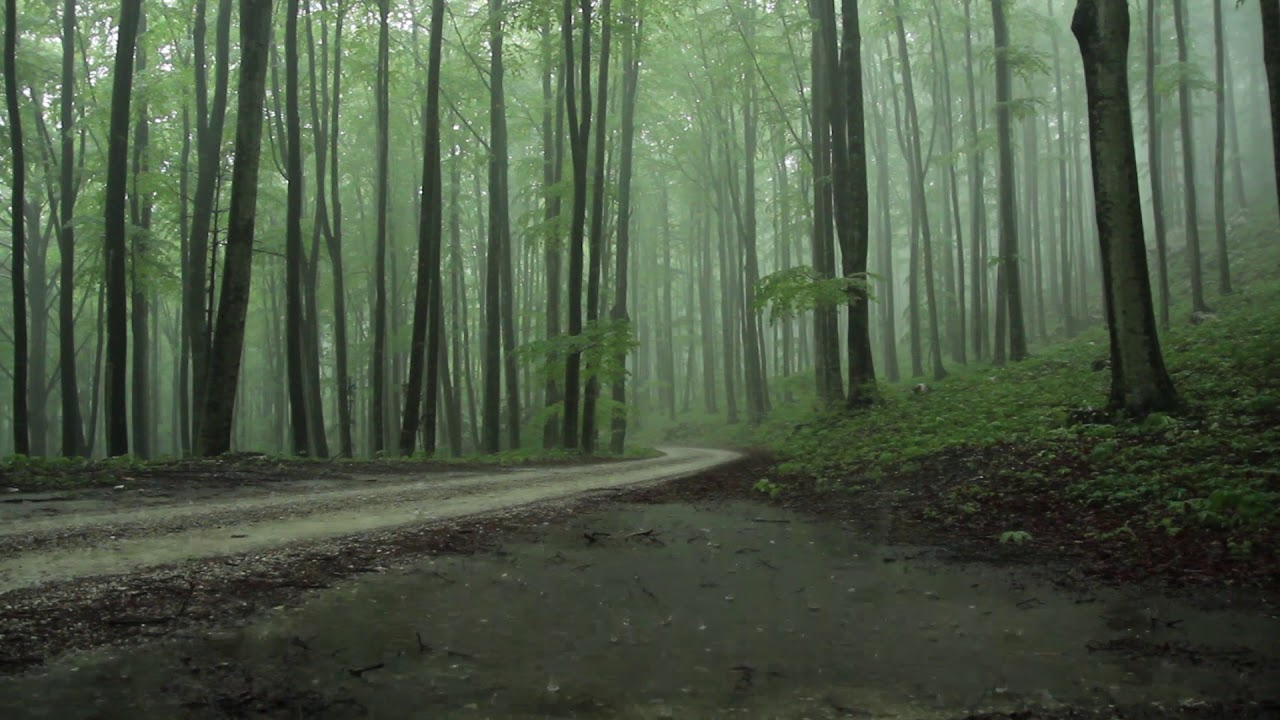
#> input picture data/1.jpg, 1280 x 720 px; its folder holds only this picture in this run
$ python main.py   (older library calls are emulated)
#> lines starting #> are read from the running program, lines starting #| are printed output that depends on the picture; long printed decimals are rounded
### dehaze.py
import cv2
import os
import sys
from PIL import Image
import numpy as np
import picture
import math

root_dir = "."
data_dir = os.path.join(root_dir,'data')

def dehaze(f):
    dark_channel = get_dark_channel(f)
    A = get_atmosphere_coeff(f,dark_channel)
    return 0


def get_dark_channel(f,pad_size=5):
#> called with f = '1.jpg', pad_size = 5
    tmp_img = cv2.imread(os.path.join(data_dir,f),-1)
#> tmp_img is the input picture: shape (720, 1280, 3); mean B, G, R 69.1, 89.2, 75.8
    padded_img = cv2.copyMakeBorder(tmp_img,5,5,5,5,cv2.BORDER_REPLICATE)
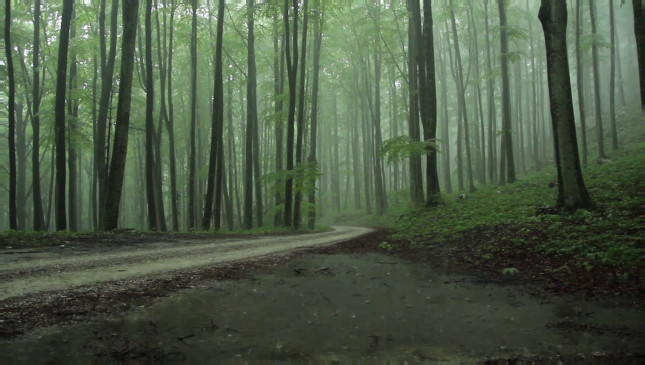
#> padded_img: shape (730, 1290, 3) (shown at 1/2 size); mean B, G, R 69, 89.1, 75.7
    picture.show_opened_image(padded_img)
    np_img = np.array(tmp_img)
    (x,y,z) = np_img.shape
#> x = 720; y = 1280; z = 3
    print(np_img.shape)
#| (720, 1280, 3)
    bw_img = cv2.cvtColor(padded_img, cv2.COLOR_BGR2GRAY)
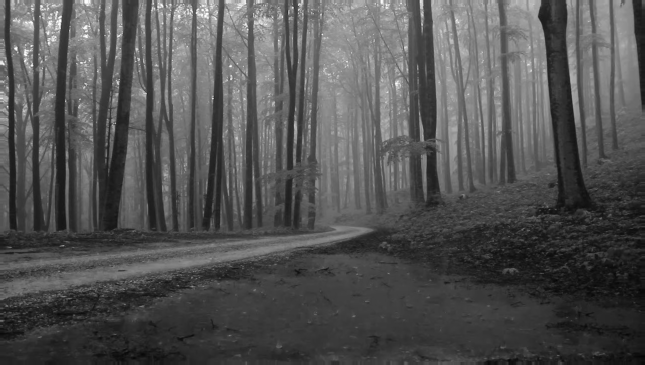
#> bw_img: shape (730, 1290) (shown at 1/2 size); min 2, max 255, mean 82.8
    picture.show_opened_image(bw_img)
    dark_channel = np.zeros((x,y))
    for j in range(x):
        for i in range(y):
            patch = bw_img[j:(j+2*pad_size),i:(i+2*pad_size)]
            dark_channel[j,i] = patch.min()
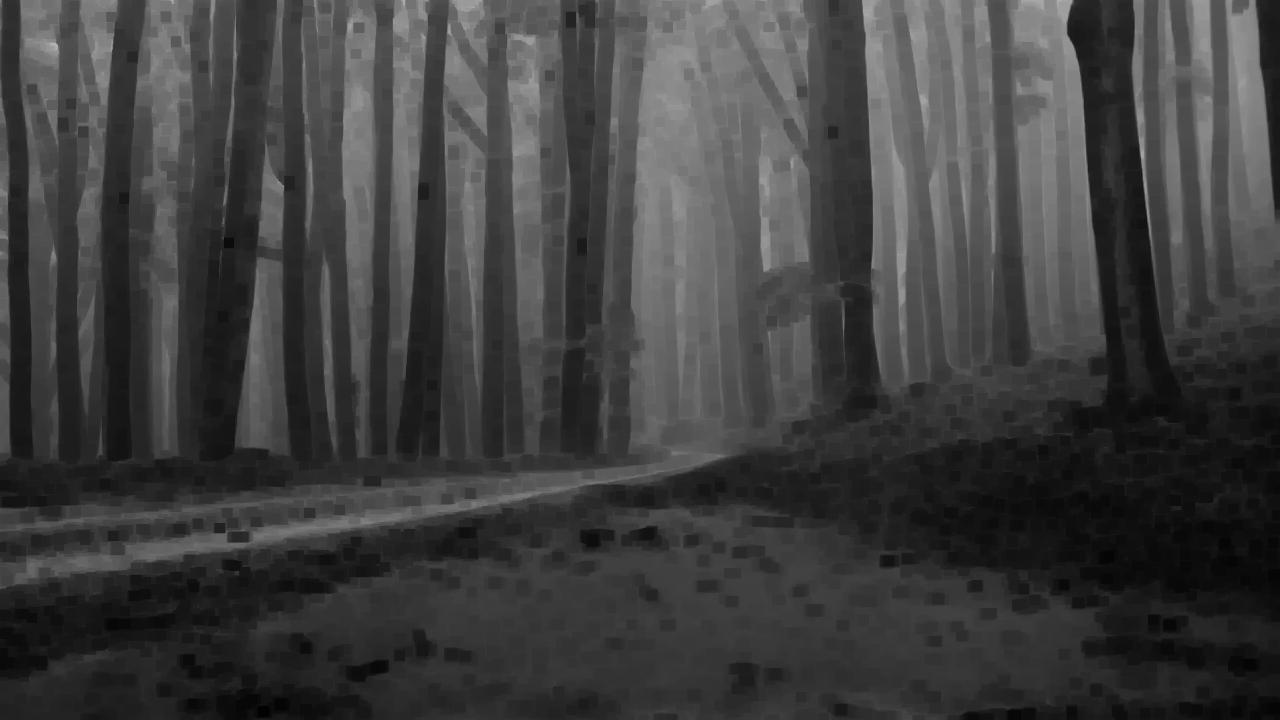
#> dark_channel: shape (720, 1280) float64; min 2, max 178, mean 63.5


    print(dark_channel.shape)
#| (720, 1280)
    tmp_test = Image.fromarray(dark_channel,"L")
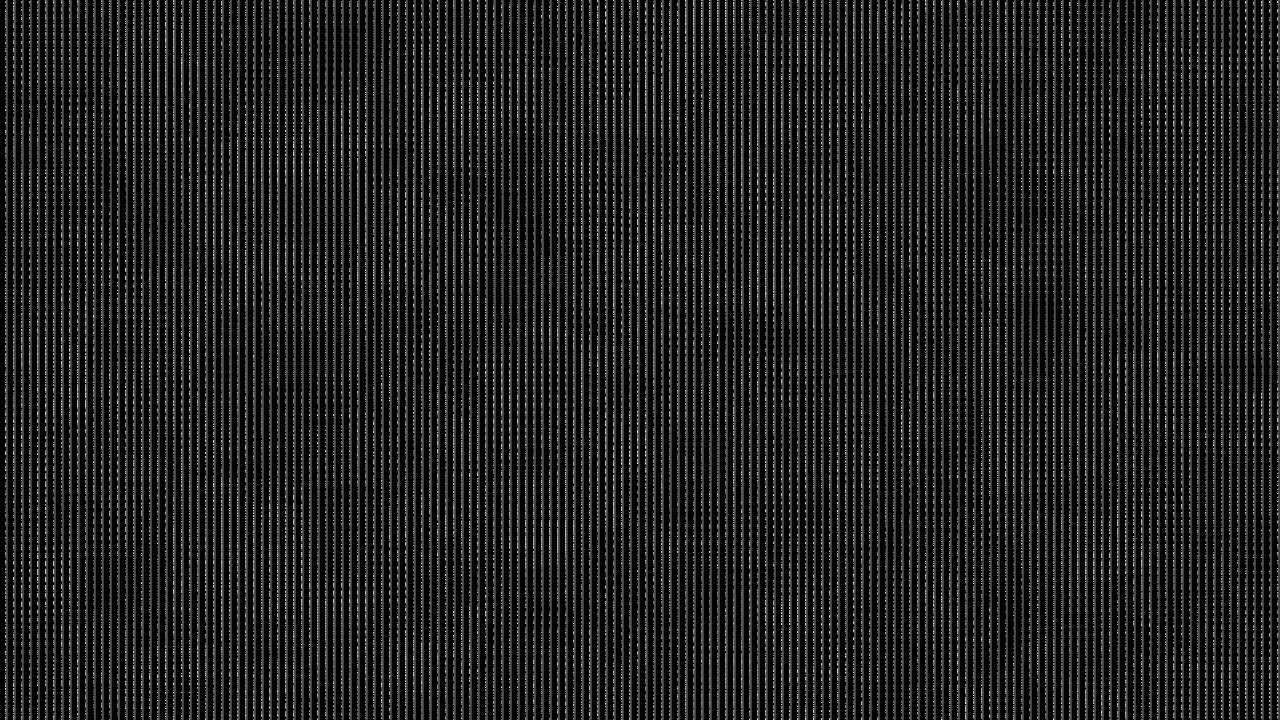
#> tmp_test: PIL image 1280x720 L; min 0, max 224, mean 30.3
    print("Dark channel created")
    return dark_channel


def get_atmosphere_coeff(f, dark_channel, pixel_coeff=0.01):
#> called with f = '1.jpg', pixel_coeff = 0.01
    tmp_img = cv2.imread(os.path.join(data_dir,f),-1)
    np_img = np.array(tmp_img)
    (x,y,z) = np_img.shape
#> x = 720; y = 1280; z = 3
    n_pixels = x*y
#> n_pixels = 921600
    searched_pixels = math.floor(n_pixels*pixel_coeff)
#> searched_pixels = 9216
    dark_vector = np.reshape(dark_channel,(-1,n_pixels))
    image_vector = np.reshape(np_img, (-1,n_pixels,3))
    print(dark_vector.shape)
#| (1, 921600)
    print(image_vector.shape)
#| (1, 921600, 3)
    indexes = np.sort(dark_vector)
    indexes = indexes[::-1]
    indexes = indexes.astype(int)
    print(indexes.shape)
#| (1, 921600)
    param = np.zeros((1,3))
    tmp_vec = np.zeros((1,3))
    for k in range(searched_pixels):
        #index = indexes[0,k]
        #tmp_vec = image_vector[:,index]
        param = param+image_vector[:,indexes[0,k]]
#> this loop made 9216 passes
#> param on passes 1 to 3: [[108, 142, 111]], [[216, 284, 222]], [[324, 426, 333]]
#> after the loop, param = [[433799, 565003, 440813]]
    atmospehere = param/searched_pixels
#> atmospehere = [[47.07, 61.31, 47.83]]
    print(atmospehere)
#| [[47.070 61.307 47.831 ]]
    return atmospehere


# [10 lines left out: function get_laplacian, not called in this run]

### picture.py
from PIL import Image
import numpy as np
import os
from matplotlib import pyplot as plt
import cv2

root_dir = "."
data_dir = os.path.join(root_dir,'data')


def show_opened_image(image):

    cv2.imshow('image',image)
    cv2.waitKey(0)
    cv2.destroyAllWindows()


# [43 lines left out: functions canny_edge_detector, segmentation, not called in this run]

### main.py
import picture
import numpy as np
import sys
import os
from PIL import Image
import cv2
import dehaze

#main variables to change to separate file later on
root_dir = "."
data_dir = os.path.join(root_dir,'data')


def main(debug_mode=0):
    list = os.listdir(data_dir)
    for f in list:
        dehaze.dehaze(f)
        break


def make_haze(img ,coefficient = 0):
    tmp_img = cv2.imread(os.path.join(data_dir,img),-1)
    np_img = np.array(tmp_img)
    t = 0.99
    test_img = np.multiply(np_img,t) #+ A*(1-t)
    print(np_img.shape)
    #show picture
    #picture.show_opened_image(img)
    tmp_test = Image.fromarray(test_img,"RGB")
    tmp_test.show()


if __name__ == '__main__':

    main()

#RESIZE EXAMPLE
#f = cv2.imread(os.path.join(data_dir,f),-1)
#f = cv2.resize(f, (720,480), interpolation = cv2.INTER_CUBIC)
#cv2.imwrite("new.jpg",f)

$ run again, on data/2.jpg
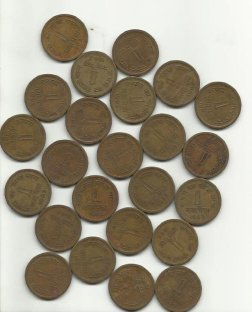
#> input picture data/2.jpg, 252 x 312 px
#> in get_dark_channel, tmp_img is the input picture: shape (312, 252, 3); mean B, G, R 136.3, 153.2, 161.4
#| (312, 252, 3)
#> after the loop in get_dark_channel, `for j in range(x):`:
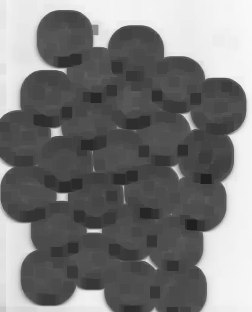
#> dark_channel: shape (312, 252) float64; min 32, max 249, mean 122.3
#| (312, 252)
#> in get_dark_channel, `tmp_test = Image.fromarray(dark_channel,"L")`:
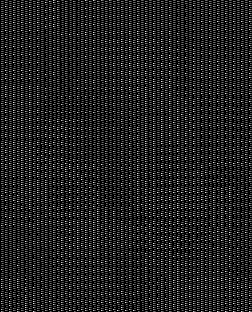
#> tmp_test: PIL image 252x312 L; min 0, max 224, mean 34.2
#| (1, 78624)
#| (1, 78624, 3)
#| (1, 78624)
#> the loop in get_atmosphere_coeff, `for k in range(searched_pixels):` made 786 passes
#> param on passes 1 to 3: [[233, 240, 237]], [[466, 480, 474]], [[699, 720, 711]]
#> after the loop in get_atmosphere_coeff, `for k in range(searched_pixels):`: param = [[182982, 188484, 186126]]
#> atmospehere = [[232.8, 239.8, 236.8]]
#| [[232.802 239.802 236.802]]
